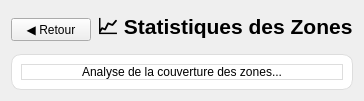
      <widget class="QWidget" name="pageStatsZones">
       <layout class="QVBoxLayout" name="layoutStatsZones">
        <item>
         <layout class="QHBoxLayout" name="headerStatsZone">
          <item>
           <widget class="QPushButton" name="btnRetourStatsZone">
            <property name="text">
             <string>◀ Retour</string>
            </property>
           </widget>
          </item>
          <item>
           <widget class="QLabel" name="labelTitleStatsZone">
            <property name="font">
             <font>
              <pointsize>16</pointsize>
              <bold>true</bold>
             </font>
            </property>
            <property name="text">
             <string>📈 Statistiques des Zones</string>
            </property>
           </widget>
          </item>
          <item>
           <spacer name="spacerStatsZone">
            <property name="orientation">
             <enum>Qt::Orientation::Horizontal</enum>
            </property>
            <property name="sizeHint" stdset="0">
             <size>
              <width>0</width>
              <height>0</height>
             </size>
            </property>
           </spacer>
          </item>
         </layout>
        </item>
        <item>
         <widget class="QFrame" name="frameStatsZonePlaceholder">
          <property name="styleSheet">
           <string notr="true">background-color: white; border-radius: 10px; border: 1px solid #ddd;</string>
          </property>
          <layout class="QVBoxLayout" name="layoutStatsZoneContent">
           <item>
            <widget class="QLabel" name="labelStatsZoneMsg">
             <property name="text">
              <string>Analyse de la couverture des zones...</string>
             </property>
             <property name="alignment">
              <set>Qt::AlignmentFlag::AlignCenter</set>
             </property>
            </widget>
           </item>
          </layout>
         </widget>
        </item>
       </layout>
      </widget>
